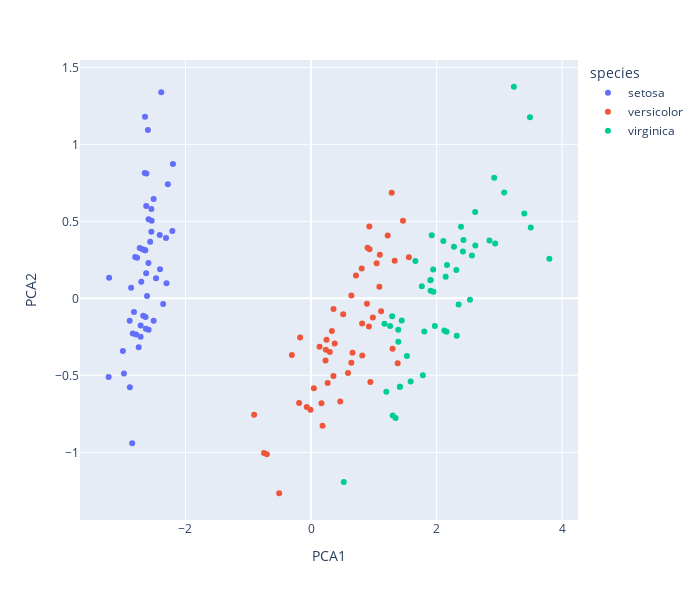

Notebook code for this chart:
### Code cell
px.scatter(iris, "PCA1", "PCA2", color="species", width=700, height=600)
